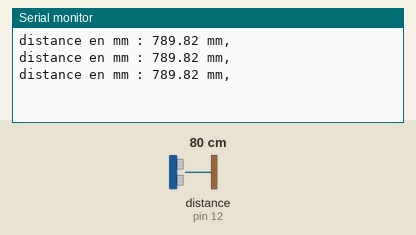
Bench run of a sketch on a simulated Arduino Uno, built with avr-gcc and run on an emulated ATmega328P. Parts: the last lines printed to the serial monitor. Wiring (inferred from the names in the program): ultrasonic range finder: trigger pin 13; echo pin 12. The test bench sets the inputs (shaded band); at power-on: distance to the obstacle (sensor on pin 12) 80 cm. The echo pulse lasts 58.3 µs per cm.

Above: at 1.3 s.
1.4 s: distance to the obstacle (sensor on pin 12) set to 2 cm
At 1.9 s:
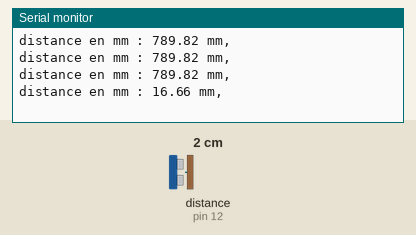
2.9 s: distance to the obstacle (sensor on pin 12) set to 4 cm
At 3.4 s:
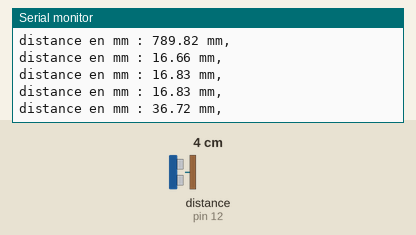
Timing chart, 0 to 5.9 s (numbered marks = the images above; inputs shaded):
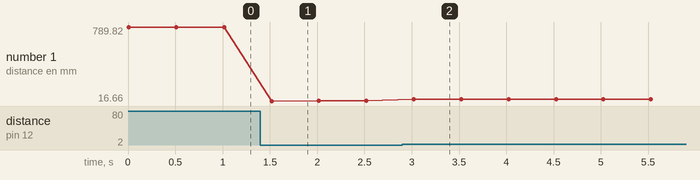

The sketch:

US.ino
```cpp
/*
 * Code d'exemple pour un capteur à ultrasons HC-SR04.
 */

/* Constantes pour les broches */
const byte TRIGGER_PIN = 13; // Broche TRIGGER
const byte ECHO_PIN = 12;    // Broche ECHO
const byte LED_verte = 8; // broches pour les LED
const byte LED_orange = 9;
const byte LED_rouge = 10;


/* Constantes pour le timeout */
const unsigned long MEASURE_TIMEOUT = 25000UL; // 25ms = ~8m à 340m/s, temps limite pour la mesure de distance

/* Vitesse du son dans l'air en mm/us */
const float SOUND_SPEED = 340.0 / 1000;

/** Fonction setup() */
void setup() {

  /* Initialise le port série */
  Serial.begin(9600);

  /* Initialise les broches */
  pinMode(TRIGGER_PIN, OUTPUT);
  digitalWrite(TRIGGER_PIN, LOW); // La broche TRIGGER doit être à LOW au repos
  pinMode(ECHO_PIN, INPUT);

//
}

/** Fonction loop() */
void loop() {

  /* 1. Lance une mesure de distance en envoyant une impulsion HIGH de 10µs sur la broche TRIGGER */
  digitalWrite(TRIGGER_PIN, HIGH);
  delayMicroseconds(10);
  digitalWrite(TRIGGER_PIN, LOW);

  /* 2. Mesure le temps en us entre l'envoi de l'impulsion ultrasonique et son écho (si il existe) */
  long measure = pulseIn(ECHO_PIN, HIGH, MEASURE_TIMEOUT);

  /* 3. Calcul de la distance à partir du temps mesuré */
  float distance_mm = measure / 2.0 * SOUND_SPEED;


  /* Affiche les résultats en mm */

  Serial.print("distance en mm : ");
  Serial.print(distance_mm);
  Serial.println(" mm, ");

//
  /* Délai d'attente pour éviter d'afficher trop de résultats à la seconde */
  delay(500);
}
```

Measured:
- after the input at 1.4 s, the serial monitor: prints a new line after 0.12 s (image 1)
- after the input at 2.9 s, the serial monitor: prints a new line after 0.12 s (image 2)
- plotted number 1: 789.82 → 16.83 after the input at 1.4 s, 16.83 → 36.72 after the input at 2.9 s
